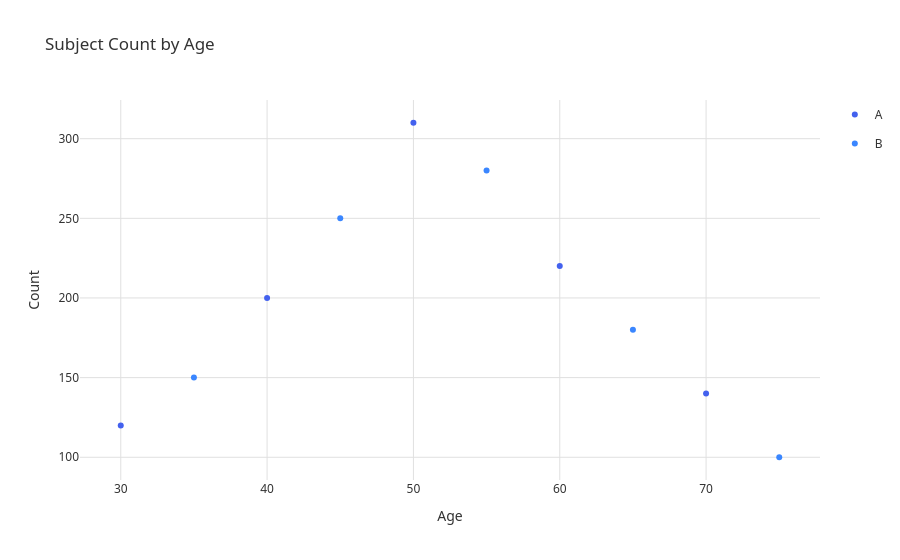

Notebook cell for this chart:
### Markdown cell above
## 10. Scatter Plot

```python
scatter_plot(result, *, x, y, line=False, point=True, ribbon=False,
             y_min=None, y_max=None, facet=None, colour=None, style=None,
             group=None, title=None, x_title=None, y_title=None)
```

Accepts a `SummarisedResult` (auto-tidied and pivoted) or a Polars DataFrame.

### Code cell
# Scatter plot from a plain DataFrame
scatter_df = pl.DataFrame({
    "age": [30, 35, 40, 45, 50, 55, 60, 65, 70, 75],
    "count": [120, 150, 200, 250, 310, 280, 220, 180, 140, 100],
    "cohort": ["A", "B", "A", "B", "A", "B", "A", "B", "A", "B"],
})

fig = scatter_plot(
    scatter_df,
    x="age",
    y="count",
    colour="cohort",
    title="Subject Count by Age",
    x_title="Age",
    y_title="Count",
)
print(f"Figure type: {type(fig).__name__}")
print(f"Number of traces: {len(fig.data)}")
fig.show()

### Figure 1 — Plotly figure (JSON) as saved in the notebook; plotly's stock layout.template omitted (floating-point values rounded to 4 significant figures)
{"data": [{"hovertemplate": "cohort=A<br>age=%{x}<br>count=%{y}<extra></extra>", "legendgroup": "A", "marker": {"color": "#4361ee", "symbol": "circle"}, "mode": "markers", "name": "A", "orientation": "v", "showlegend": true, "type": "scatter", "x": [30, 40, 50, 60, 70], "xaxis": "x", "y": [120, 200, 310, 220, 140], "yaxis": "y"}, {"hovertemplate": "cohort=B<br>age=%{x}<br>count=%{y}<extra></extra>", "legendgroup": "B", "marker": {"color": "#3a86ff", "symbol": "circle"}, "mode": "markers", "name": "B", "orientation": "v", "showlegend": true, "type": "scatter", "x": [35, 45, 55, 65, 75], "xaxis": "x", "y": [150, 250, 280, 180, 100], "yaxis": "y"}], "layout": {"font": {"color": "#333333", "family": "system-ui, -apple-system, sans-serif", "size": 12}, "paper_bgcolor": "#ffffff", "plot_bgcolor": "#ffffff", "showlegend": true, "title": {"text": "Subject Count by Age"}, "xaxis": {"gridcolor": "#e0e0e0", "showgrid": true, "title": {"text": "Age"}}, "yaxis": {"gridcolor": "#e0e0e0", "showgrid": true, "title": {"text": "Count"}}}}
